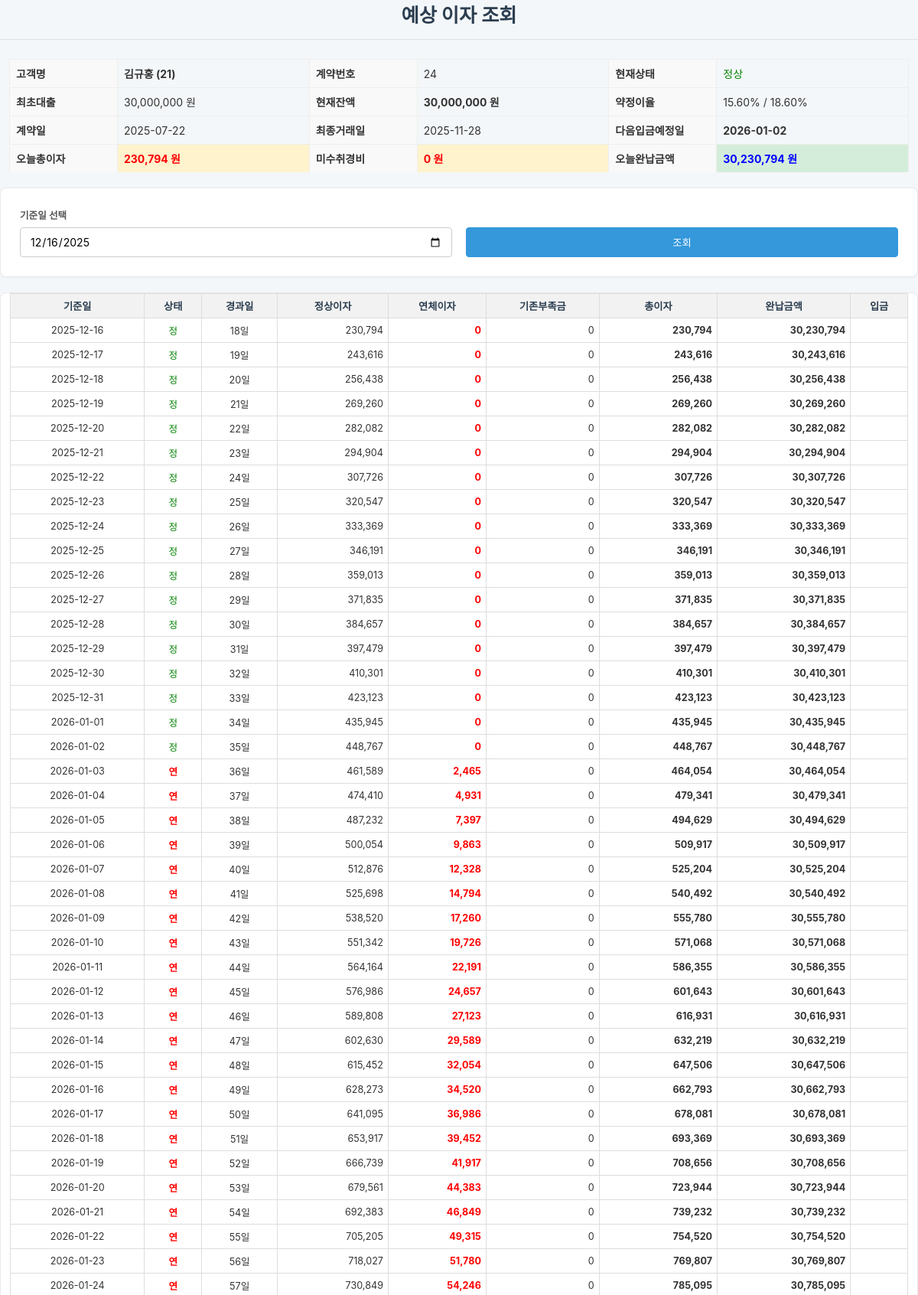
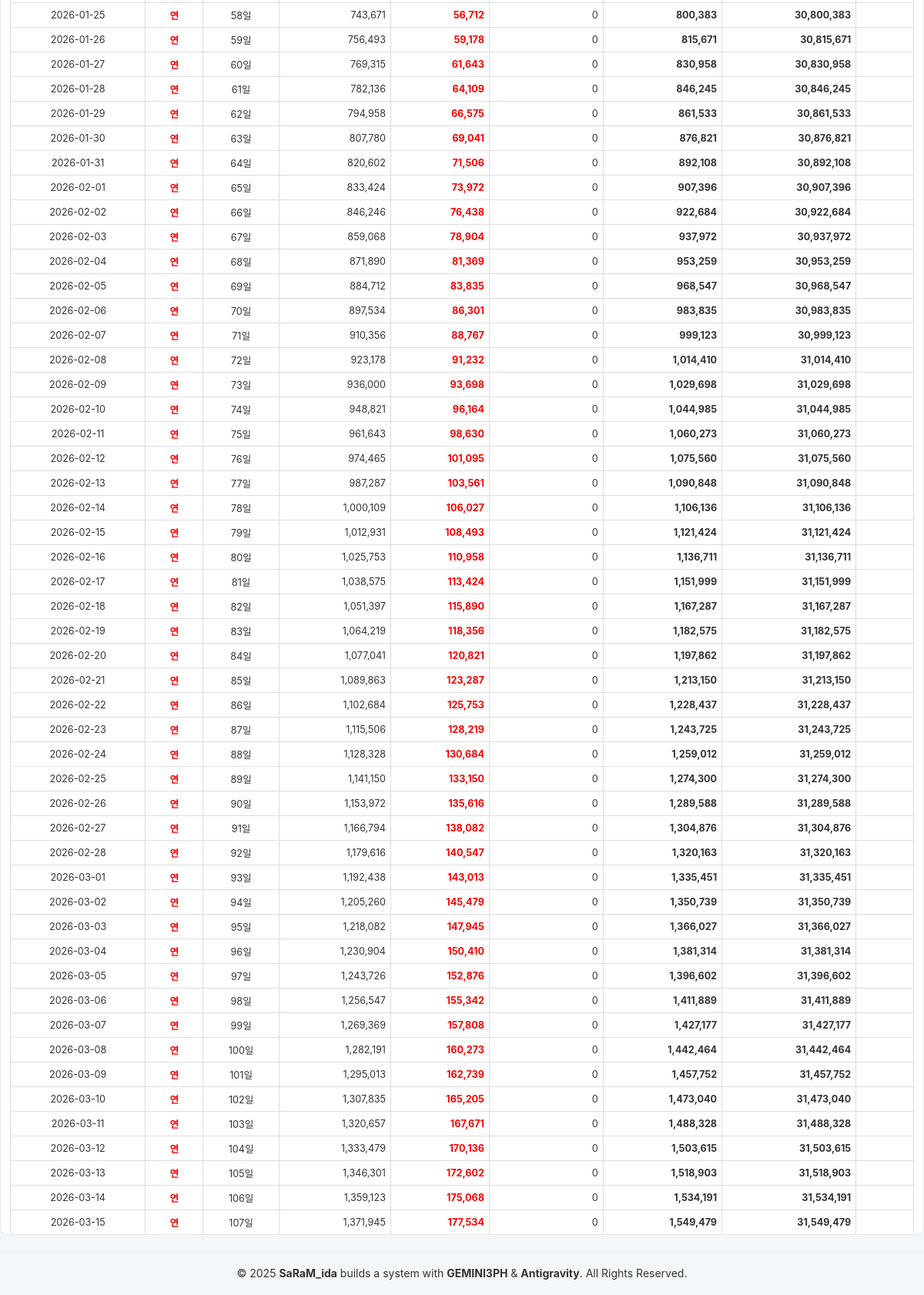
Page /pages/expected_interest_view.php?contract_id=24 (signed in) on the committed database (2 pictures, top to bottom).
### tables this page shows
CREATE TABLE `customers` (
  `id` int(11) NOT NULL AUTO_INCREMENT,
  `name` varchar(100) NOT NULL,
  `resident_id_partial` varchar(8) DEFAULT NULL,
  `phone` varchar(20) NOT NULL,
  `address` varchar(255) DEFAULT NULL,
  `address_registered` varchar(255) DEFAULT NULL,
  `address_actual` varchar(255) DEFAULT NULL,
  `memo` text DEFAULT NULL,
  `created_at` datetime DEFAULT current_timestamp(),
  `application_source` varchar(255) DEFAULT NULL COMMENT '신청거래처',
  `requested_loan_amount` decimal(15,2) DEFAULT NULL COMMENT '대출신청금액',
  `loan_application_date` date DEFAULT NULL COMMENT '대출신청일',
  `manager` varchar(100) DEFAULT NULL COMMENT '담당자',
  `bank_name` varchar(50) DEFAULT NULL,
  `account_number` varchar(100) DEFAULT NULL,
  PRIMARY KEY (`id`),
  FULLTEXT KEY `ft_name_phone` (`name`,`phone`)
);

CREATE TABLE `contracts` (
  `id` int(11) NOT NULL AUTO_INCREMENT,
  `customer_id` int(11) NOT NULL,
  `loan_amount` decimal(15,2) NOT NULL,
  `current_outstanding_principal` decimal(15,2) NOT NULL DEFAULT 0.00 COMMENT '현재 대출 잔액',
  `interest_rate` decimal(5,2) NOT NULL,
  `overdue_interest_rate` decimal(5,2) NOT NULL DEFAULT 0.00,
  `prepayment_rate` decimal(5,2) NOT NULL DEFAULT 0.00,
  `cumulative_overdue_days` int(11) NOT NULL DEFAULT 0,
  `loan_date` date NOT NULL,
  `maturity_date` date NOT NULL,
  `status` varchar(50) NOT NULL DEFAULT 'active',
  `product_name` varchar(100) DEFAULT NULL,
  `collateral_type` varchar(100) DEFAULT NULL,
  `collateral_address` varchar(255) DEFAULT NULL,
  `brokerage_channel` varchar(100) DEFAULT NULL,
  `broker_name` varchar(100) DEFAULT NULL,
  `payment_due_day` int(2) DEFAULT NULL,
  `created_at` datetime DEFAULT current_timestamp(),
  `bank_name` varchar(255) DEFAULT NULL,
  `account_number` varchar(255) DEFAULT NULL,
  `account_holder` varchar(255) DEFAULT NULL,
  `agreement_date` int(11) DEFAULT NULL COMMENT '약정일 (매월 납입일)',
  `repayment_method` varchar(50) DEFAULT NULL COMMENT '상환방법',
  `monthly_installment` decimal(15,2) DEFAULT NULL COMMENT '월상환약정금액',
  `contract_period_years` int(11) DEFAULT 3 COMMENT '계약기간(년)',
  `manager` varchar(100) DEFAULT NULL COMMENT '관리담당자',
  `shortfall_amount` decimal(15,2) DEFAULT 0.00,
  `next_due_date` date DEFAULT NULL,
  `last_interest_calc_date` date DEFAULT NULL,
  `rate_change_date` date DEFAULT NULL COMMENT '이율 변경 기준일',
  `new_interest_rate` decimal(5,2) DEFAULT NULL COMMENT '변경-정상 이율',
  `new_overdue_rate` decimal(5,2) DEFAULT NULL COMMENT '변경-연체 이율',
  `deferred_agreement_amount` decimal(15,2) DEFAULT 0.00 COMMENT '유예약정금',
  PRIMARY KEY (`id`),
  KEY `customer_id` (`customer_id`)
);

### process/customer_process.php (called while the page is built, shortened)
<?php
require_once __DIR__ . '/../common.php';
function getCustomerById($link, $id) {
    $id = (int)$id;
    $sql = "SELECT * FROM customers WHERE id = ? LIMIT 1";
    if ($stmt = mysqli_prepare($link, $sql)) {
        mysqli_stmt_bind_param($stmt, "i", $id);
        if (mysqli_stmt_execute($stmt)) {
            $result = mysqli_stmt_get_result($stmt);
            return mysqli_fetch_assoc($result);
        }
    }
    return null;
}
?>

### pages/expected_interest_view.php (the view, shortened to what this page needs)
<?php
include_once('../process/customer_process.php');
include_once('exheader.php');
$contract_id = $_GET['contract_id'];
$exceptions = getHolidayExceptions();
$contract_query = mysqli_query($link, "SELECT * FROM contracts WHERE id = $contract_id");
$contract = mysqli_fetch_assoc($contract_query);
$customer = getCustomerById($link, $contract['customer_id']);
$outstanding_principal = calculateOutstandingPrincipal($link, $contract_id, $contract['loan_amount']);
$current_shortfall = (float)$contract['shortfall_amount'];
$last_trans_query = mysqli_query($link, "SELECT MAX(collection_date) as last_date FROM collections WHERE contract_id = $contract_id AND deleted_at IS NULL");
$last_trans_date_str = mysqli_fetch_assoc($last_trans_query)['last_date'] ?? $contract['loan_date'];
$last_payment_date = new DateTime($last_trans_date_str);
$agreement_day = $contract['agreement_date'];
$next_due_date = null;
if (!empty($contract['next_due_date'])) {
    $next_due_date = new DateTime($contract['next_due_date']);
} else {
    $next_due_date = get_next_due_date(new DateTime($contract['loan_date']), $agreement_day, $exceptions);
}
$base_date_str = $_GET['base_date'] ?? (new DateTime())->format('Y-m-d');
$base_date = new DateTime($base_date_str);
?>
<h2 align=center>예상 이자 조회</h2>
<?php
        $today_date = date('Y-m-d');
        $interest_data = calculateAccruedInterest($link, $contract, $today_date);
        $today_accrued_interest = $interest_data['total'];
        $stmt_expenses = mysqli_prepare($link, "SELECT SUM(amount) as total FROM contract_expenses WHERE contract_id = ? AND is_processed = 0");
        mysqli_stmt_bind_param($stmt_expenses, "i", $contract_id);
        mysqli_stmt_execute($stmt_expenses);
        $unpaid_expenses = (float)mysqli_fetch_assoc(mysqli_stmt_get_result($stmt_expenses))['total'];
        $total_interest_due = $today_accrued_interest + ($contract['shortfall_amount'] ?? 0);
        $payoff_amount = ($contract['current_outstanding_principal'] ?? 0) + $total_interest_due + $unpaid_expenses;
        ?>
<table class="info-table">
    <tr>
        <td>고객명</td><td><b><?php echo htmlspecialchars($customer['name']); ?> (<?php echo htmlspecialchars($customer['id']); ?>)</b></td>
        <td>계약번호</td><td><?php echo htmlspecialchars($contract['id']); ?></td>
        <td>현재상태</td><td><?php echo get_status_display($contract['status']); ?></td>
    </tr>
    <tr>
        <td>최초대출</td><td><?php echo number_format($contract['loan_amount']); ?> 원</td>
        <td>현재잔액</td><td style="font-weight: bold;"><?php echo number_format($outstanding_principal); ?> 원</td>
        <td>약정이율</td><td><?php echo htmlspecialchars($contract['interest_rate']); ?>% / <?php echo htmlspecialchars($contract['overdue_interest_rate']); ?>%</td>
    </tr>
    <tr>
        <td>계약일</td><td><?php echo htmlspecialchars($contract['loan_date']); ?></td>
        <td>최종거래일</td><td><?php echo $last_payment_date->format('Y-m-d'); ?></td>
        <td>다음입금예정일</td><td><b><?php echo $next_due_date ? $next_due_date->format('Y-m-d') : '-'; ?></b></td>
    </tr>
    <tr>
        <td>오늘총이자</td><td style="background-color: #fff3cd; font-weight: bold; color: red;"><?php echo number_format($total_interest_due); ?> 원</td>
        <td>미수취경비</td><td style="background-color: #fff3cd; font-weight: bold; color: red;"><?php echo number_format($unpaid_expenses); ?> 원</td>
        <td>오늘완납금액</td><td style="background-color: #d4edda; font-weight: bold; color: blue;"><?php echo number_format($payoff_amount); ?> 원</td>
    </tr>
</table>
<form method="get" action="expected_interest_view.php" class="form-container" style="margin-bottom: 20px;">
    <div class="search-form-flex">
        <div class="form-col">
            <label for="base_date">기준일 선택</label>
            <input type="date" id="base_date" name="base_date" value="<?php echo $base_date_str; ?>">
        </div>
        <div class="form-col">
            <button type="submit" class="btn btn-primary">조회</button>
        </div>
    </div>
</form>
<div class="table-container">
    <table class="results-table">
        <thead>
            <tr>
                <th>기준일</th><th>상태</th><th>경과일</th><th>정상이자</th><th>연체이자</th><th>기존부족금</th><th>총이자</th><th>완납금액</th><th>입금</th>
            </tr>
        </thead>
        <tbody>
            <?php for ($i = 0; $i < 90; $i++):
                $current_date = clone $base_date;
                $current_date->modify("+$i days");
                $interest_data = calculateAccruedInterestForPeriod($link, $contract, $outstanding_principal, $last_payment_date->format('Y-m-d'), $current_date->format('Y-m-d'), $next_due_date ? $next_due_date->format('Y-m-d') : $current_date->format('Y-m-d'), $current_shortfall);
                $normal_interest = $interest_data['normal'];
                $overdue_penalty_interest = $interest_data['overdue'];
                $existing_shortfall = $current_shortfall;
                $total_interest_due = floor($normal_interest) + floor($overdue_penalty_interest) + $existing_shortfall;
                $days_elapsed = $current_date->diff($last_payment_date)->days;
                $status = '<span style="color:green">정</span>';
                if ($next_due_date && $current_date > $next_due_date) {
                    $status = '<span class="overdue-text">연</span>';
                }
                $payoff_amount = $outstanding_principal + $total_interest_due;
            ?>
            <tr>
                <td><?php echo $current_date->format('Y-m-d'); ?></td>
                <td><?php echo $status; ?></td>
                <td><?php echo $days_elapsed; ?>일</td>
                <td style="text-align: right;"><?php echo number_format($normal_interest); ?></td>
                <td style="text-align: right;" class="overdue-text"><?php echo number_format($overdue_penalty_interest); ?></td>
                <td style="text-align: right;"><?php echo number_format($existing_shortfall); ?></td>
                <td style="text-align: right; font-weight: bold;"><?php echo number_format($total_interest_due); ?></td>
                <td style="text-align: right; font-weight: bold;"><?php echo number_format($payoff_amount); ?></td>
                <td>
                </td>
            </tr>
            <?php endfor; ?>
        </tbody>
    </table>
</div>
<?php include_once('footer.php'); ?>

### css/style.css (style rules this page uses)
* { box-sizing: border-box; margin: 0; padding: 0; }
h2 { font-size: 1.8em; color: #2c3e50; border-bottom: 1px solid #e0e0e0; padding-bottom: 15px; margin-bottom: 25px; }
.form-container, .search-form-container { background-color: #ffffff; padding: 25px; border-radius: 8px; border: 1px solid #e6e9ed; margin-bottom: 25px; box-shadow: 0 1px 3px rgba(0, 0, 0, 0.04); }
.search-form-flex { display: flex; flex-wrap: wrap; gap: 18px; align-items: flex-end; }
.form-col { display: flex; flex-direction: column; flex: 1 1 200px; }
.form-col label { margin-bottom: 7px; font-weight: 600; font-size: 0.9em; color: #555; }
.form-col input[type="text"], .form-col input[type="date"], .form-col input[type="number"], .form-col input[type="password"], .form-col select, .form-col textarea { padding: 9px 12px; border: 1px solid #ccc; border-radius: 4px; font-size: 1em; background-color: #fff; transition: border-color 0.2s, box-shadow 0.2s; font-family: inherit; }
.btn { padding: 9px 16px; border: 1px solid transparent; border-radius: 4px; cursor: pointer; text-decoration: none; font-size: 0.95em; font-weight: 500; text-align: center; display: inline-block; transition: all 0.2s ease-in-out; }
.btn-primary { background-color: #3498db; color: white; border-color: #3498db; }
.table-container { overflow-x: auto; background-color: #fff; border: 1px solid #e6e9ed; border-radius: 8px; }
table { width: 100%; border-collapse: collapse; }
.table-container table { font-size: 0.9em; }
table th, table td { border-bottom: 1px solid #e6e9ed; padding: 12px 15px; text-align: left; vertical-align: middle; white-space: nowrap; }
table th { background-color: #f8f9fa; font-weight: 600; color: #2c3e50; font-size: 1.05em; }
table tr:last-child td { border-bottom: none; }
.info-table { width: 100%; margin-bottom: 20px; border-collapse: collapse; }
.info-table td { padding: 8px; border: 1px solid #eee; }
.info-table td:nth-child(odd) { background-color: #f9f9f9; font-weight: 600; width: 12%; }
.info-table td:nth-child(even) { width: 21.33%; }
.results-table { width: 100%; border-collapse: collapse; font-size: 12px; }
.results-table th, .results-table td { border: 1px solid #ddd; padding: 6px; text-align: center; }
.results-table th { background-color: #f2f2f2; }
:root { --preview-padding: 30px; }

### pages/expected_interest_view.php (style rules this page uses)
.info-table { width: 98%; margin-bottom: 20px; margin-left: 12px; border-collapse: collapse; }
.info-table td { padding: 8px; border: 1px solid #eee; }
.info-table td:nth-child(odd) { background-color: #f9f9f9; font-weight: 600; width: 12%; }
.info-table td:nth-child(even) { width: 21.33%; }
.results-table { width: 98%; margin-left: 12px; border-collapse: collapse; font-size: 12px; }
.results-table th, .results-table td { border: 1px solid #ddd; padding: 6px; text-align: center; }
.results-table th { background-color: #f2f2f2; }
.overdue-text { color: red; font-weight: bold; }

### rows in the picture
customers: name "김규홍", id "21"
contracts: id "24", loan_amount "30,000,000", current_outstanding_principal "30,000,000", interest_rate "15.60", overdue_interest_rate "18.60", loan_date "2025-07-22", next_due_date "2026-01-02", shortfall_amount "230,794", shortfall_amount "0", payoff_amount "30,230,794", shortfall_amount "243,616", payoff_amount "30,243,616", shortfall_amount "256,438", payoff_amount "30,256,438", shortfall_amount "269,260", payoff_amount "30,269,260", shortfall_amount "282,082", payoff_amount "30,282,082", shortfall_amount "294,904", payoff_amount "30,294,904", shortfall_amount "307,726", payoff_amount "30,307,726", shortfall_amount "320,547", payoff_amount "30,320,547", shortfall_amount "333,369", payoff_amount "30,333,369", shortfall_amount "346,191", payoff_amount "30,346,191", shortfall_amount "359,013", payoff_amount "30,359,013", shortfall_amount "371,835", payoff_amount "30,371,835", shortfall_amount "384,657", payoff_amount "30,384,657", shortfall_amount "397,479", payoff_amount "30,397,479", shortfall_amount "410,301", payoff_amount "30,410,301", shortfall_amount "423,123", payoff_amount "30,423,123", shortfall_amount "435,945", payoff_amount "30,435,945", shortfall_amount "448,767", payoff_amount "30,448,767", shortfall_amount "464,054", payoff_amount "30,464,054", shortfall_amount "479,341", payoff_amount "30,479,341", shortfall_amount "494,629", payoff_amount "30,494,629", shortfall_amount "509,917", payoff_amount "30,509,917", shortfall_amount "525,204", payoff_amount "30,525,204", shortfall_amount "540,492", payoff_amount "30,540,492", shortfall_amount "555,780", payoff_amount "30,555,780", shortfall_amount "571,068", payoff_amount "30,571,068", shortfall_amount "586,355", payoff_amount "30,586,355", shortfall_amount "601,643", payoff_amount "30,601,643", shortfall_amount "616,931", payoff_amount "30,616,931", shortfall_amount "632,219", payoff_amount "30,632,219", shortfall_amount "647,506", payoff_amount "30,647,506", shortfall_amount "662,793", payoff_amount "30,662,793", shortfall_amount "678,081", payoff_amount "30,678,081", shortfall_amount "693,369", payoff_amount "30,693,369", shortfall_amount "708,656", payoff_amount "30,708,656", shortfall_amount "723,944", payoff_amount "30,723,944", shortfall_amount "739,232", payoff_amount "30,739,232", shortfall_amount "754,520", payoff_amount "30,754,520", shortfall_amount "769,807", payoff_amount "30,769,807", shortfall_amount "785,095", payoff_amount "30,785,095", shortfall_amount "800,383", payoff_amount "30,800,383", shortfall_amount "815,671", payoff_amount "30,815,671", shortfall_amount "830,958", payoff_amount "30,830,958", shortfall_amount "846,245", payoff_amount "30,846,245", shortfall_amount "861,533", payoff_amount "30,861,533", shortfall_amount "876,821", payoff_amount "30,876,821", shortfall_amount "892,108", payoff_amount "30,892,108", shortfall_amount "907,396", payoff_amount "30,907,396", shortfall_amount "922,684", payoff_amount "30,922,684", shortfall_amount "937,972", payoff_amount "30,937,972", shortfall_amount "953,259", payoff_amount "30,953,259", shortfall_amount "968,547", payoff_amount "30,968,547", shortfall_amount "983,835", payoff_amount "30,983,835", shortfall_amount "999,123", payoff_amount "30,999,123", shortfall_amount "1,014,410", payoff_amount "31,014,410", shortfall_amount "1,029,698", payoff_amount "31,029,698", shortfall_amount "1,044,985", payoff_amount "31,044,985", shortfall_amount "1,060,273", payoff_amount "31,060,273", shortfall_amount "1,075,560", payoff_amount "31,075,560", shortfall_amount "1,090,848", payoff_amount "31,090,848", shortfall_amount "1,106,136", payoff_amount "31,106,136", shortfall_amount "1,121,424", payoff_amount "31,121,424", shortfall_amount "1,136,711", payoff_amount "31,136,711", shortfall_amount "1,151,999", payoff_amount "31,151,999", shortfall_amount "1,167,287", payoff_amount "31,167,287", shortfall_amount "1,182,575", payoff_amount "31,182,575", shortfall_amount "1,197,862", payoff_amount "31,197,862", shortfall_amount "1,213,150", payoff_amount "31,213,150", shortfall_amount "1,228,437", payoff_amount "31,228,437", shortfall_amount "1,243,725", payoff_amount "31,243,725", shortfall_amount "1,259,012", payoff_amount "31,259,012", shortfall_amount "1,274,300", payoff_amount "31,274,300", shortfall_amount "1,289,588", payoff_amount "31,289,588", shortfall_amount "1,304,876", payoff_amount "31,304,876", shortfall_amount "1,320,163", payoff_amount "31,320,163", shortfall_amount "1,335,451", payoff_amount "31,335,451", shortfall_amount "1,350,739", payoff_amount "31,350,739", shortfall_amount "1,366,027", payoff_amount "31,366,027", shortfall_amount "1,381,314", payoff_amount "31,381,314", shortfall_amount "1,396,602", payoff_amount "31,396,602", shortfall_amount "1,411,889", payoff_amount "31,411,889", shortfall_amount "1,427,177", payoff_amount "31,427,177", shortfall_amount "1,442,464", payoff_amount "31,442,464", shortfall_amount "1,457,752", payoff_amount "31,457,752", shortfall_amount "1,473,040", payoff_amount "31,473,040", shortfall_amount "1,488,328", payoff_amount "31,488,328", shortfall_amount "1,503,615", payoff_amount "31,503,615", shortfall_amount "1,518,903", payoff_amount "31,518,903", shortfall_amount "1,534,191", payoff_amount "31,534,191", shortfall_amount "1,549,479", payoff_amount "31,549,479"

### other values in the picture
$last_payment_date->format('Y-m-d') "2025-11-28"
$unpaid_expenses "0"
$payoff_amount "30,230,794"
$normal_interest "230,794"
$overdue_penalty_interest "0"
$normal_interest "243,616"
$normal_interest "256,438"
$normal_interest "269,260"
$normal_interest "282,082"
$normal_interest "294,904"
$normal_interest "307,726"
$normal_interest "320,547"
$normal_interest "333,369"
$normal_interest "346,191"
$normal_interest "359,013"
